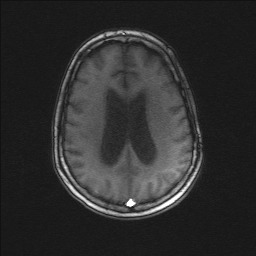
#> input picture Learning_OpenCV/images/000011.jpg, 256 x 256 px
$ python main.py
#> lines starting #> are read from the running program, lines starting #| are printed output that depends on the picture
import cv2
import numpy as np

# Read the images to be aligned
im1 = cv2.imread("images/000011.jpg")
#> im1 is the input picture: shape (256, 256, 3); min 14, max 255, mean 46.2
im2 = cv2.imread("images/000013.jpg")
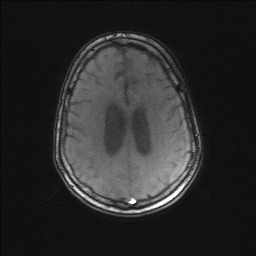
#> input picture Learning_OpenCV/images/000013.jpg, 256 x 256 px
#> im2 is the input picture: shape (256, 256, 3); min 7, max 255, mean 42.4

# Convert images to grayscale
im1_gray = cv2.cvtColor(im1, cv2.COLOR_BGR2GRAY)
im2_gray = cv2.cvtColor(im2, cv2.COLOR_BGR2GRAY)

# Find size of image1
sz = im1.shape
#> sz = (256, 256, 3)

# Define the motion model
warp_mode = cv2.MOTION_TRANSLATION

# Define 2x3 or 3x3 matrices and initialize the matrix to identity
if warp_mode == cv2.MOTION_HOMOGRAPHY:
    warp_matrix = np.eye(2, 3, dtype=np.float32)
else:
    warp_matrix = np.eye(2, 3, dtype=np.float32)

# Specify the number of iterations.
number_of_iterations = 5000

# Specify the threshold of the increment
# in the correlation coefficient between two iterations
termination_eps = 1e-10

# Define termination criteria
criteria = (cv2.TERM_CRITERIA_EPS | cv2.TERM_CRITERIA_COUNT, number_of_iterations, termination_eps)

# Run the ECC algorithm. The results are stored in warp_matrix.
(cc, warp_matrix) = cv2.findTransformECC(im1_gray, im2_gray, warp_matrix, warp_mode, criteria)
#> cc = 0.91; warp_matrix = [[1, 0, 0.176], [0, 1, -3.37]]

if warp_mode == cv2.MOTION_HOMOGRAPHY:
    # Use warpPerspective for Homography
    im2_aligned = cv2.warpPerspective(im2, warp_matrix, (sz[1], sz[0]), flags=cv2.INTER_LINEAR + cv2.WARP_INVERSE_MAP)
else:
    # Use warpAffine for Translation, Euclidean and Affine
    im2_aligned = cv2.warpAffine(im2, warp_matrix, (sz[1], sz[0]), flags=cv2.INTER_LINEAR + cv2.WARP_INVERSE_MAP)
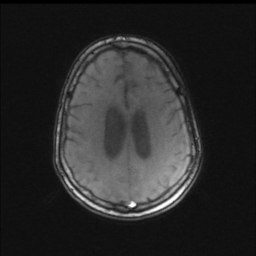
#> im2_aligned: shape (256, 256, 3); min 0, max 255, mean 42.2

# Show final results

print(im2, "###", im2_aligned)
#> (printed output is left out)

cv2.imshow("Image 1", im1)
cv2.imshow("Image 2", im2)
cv2.imshow("Aligned Image 2", im2_aligned)
cv2.waitKey(0)
